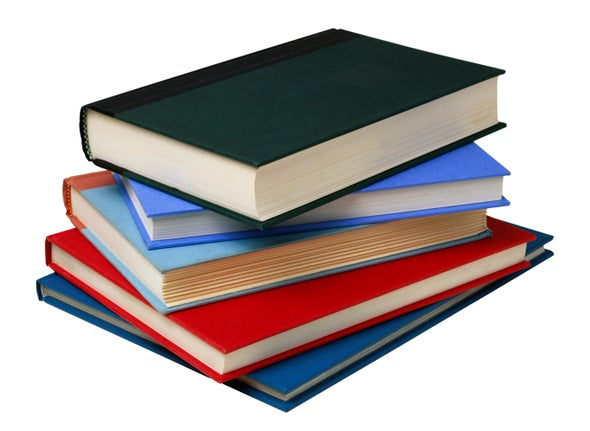
#> input picture book.jpeg, 590 x 431 px
$ python img-ascii.py
#> lines starting #> are read from the running program, lines starting #| are printed output that depends on the picture
import os
from PIL import Image, ImageOps

def char(value):
    value = round(1 - value, 1)
    # Inverts and rounds the grayscale value to one decimal
    if value == 0.0:
        return " "
    if value == 0.1:
        return "."
    if value == 0.2:
        return ":"
    if value == 0.3:
        return "-"
    if value == 0.4:
        return "="
    if value == 0.5:
        return "+"
    if value == 0.6:
        return "*"
    if value == 0.7:
        return "#"
    if value == 0.8:
        return "%"
    if value == 0.9 or value == 1:
        return "@"


imageName = input("Enter the name of the image you would like to convert: ")
#> the answer given: book.jpeg
imagePath = os.getcwd() + "/" + imageName
# os.getcwd() gets the file path of the folder the program is located in

image = Image.open(imagePath)
#> image is the input picture: PIL image 590x431 RGB; mean R, G, B 182.4, 172.7, 173.2

textName = input("Enter the name of the file where you would like to store the art: ")
#> the answer given: book.jpeg
textPath = os.getcwd() + "/" + textName

print("This image's dimensions are: " + str(image.size))
#| This image's dimensions are: (590, 431)
rec = round(max(image.size) / 100)
#> rec = 6
pixelConst = int(input(f"Choose the size (in px) that one character will represent (Recommended: {rec}): "))
#> the answer given: 1
#> pixelConst = 1
newWidth = round(image.size[0] / pixelConst)
#> newWidth = 590
newHeight = round(image.size[1] / pixelConst)
#> newHeight = 431

# Resizes Image
# Resizing the image is necessary, as some images are very high resolution, which would result
# in extremely long lines of text, which would defeat the purpose of copy pasting
print("\nImage resizing....")
image = image.resize((newWidth, newHeight))
print("Resizing finished.")

# Converts image to grayscale
print("\nConverting to grayscale....")
image = ImageOps.grayscale(image)
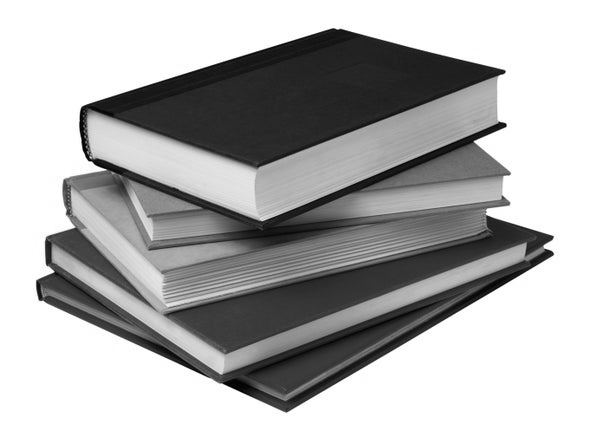
#> image: PIL image 590x431 L; min 0, max 255, mean 175.6
print("Conversion finished.")

# Gets the grayscale value for each pixel and normalizes it
print("\nCalculating....")

pixelValues = list(image.getdata())
#> pixelValues = 254290 items
counter = 0
for i in pixelValues:
    pixelValues[counter] = round(i / 255, 1)
    counter += 1
#> after the loop, counter = 254290

print("Calculating finished.")

# Starts printing
print("\nPrinting image....")

textFile = open(textPath, "w")
counter = 0
for no in pixelValues:
    textFile.write(char(no))
    counter += 1

    if counter == image.size[0]:
        textFile.write("\n")
        counter = 0
#> this loop made 254290 passes
#> after the loop, counter = 0

print("Printing finished.")
